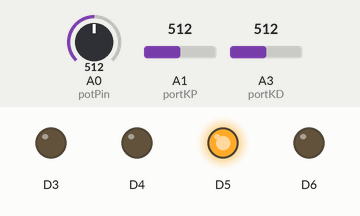
This sketch was run on a simulated Arduino Zero (SAMD21). Parts: output pins drawn as LEDs (lit = HIGH). Inputs (shaded band) come from the test bench; at power-on: A0 (potPin) = 512, A1 (portKP) = 512, A3 (portKD) = 512 (analog values on the 0–1023 scale).

Above: at 1.2 s.
1.3 s: A0 (potPin) set to 687
2.9 s: A0 (potPin) set to 719
At 3.7 s:
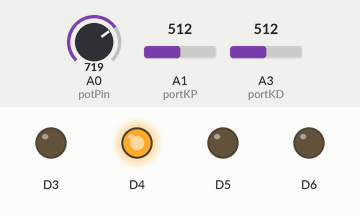
5.7 s: A0 (potPin) set to 516
8.7 s: A0 (potPin) set to 497
At 8.87 s:
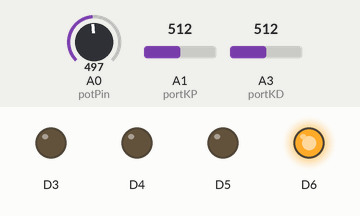
10.5 s: A0 (potPin) set to 15
At 11.6 s:
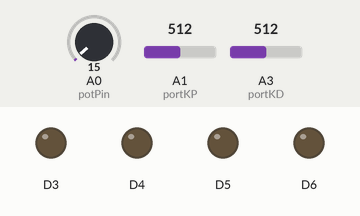
13.4 s: A0 (potPin) set to 241
16.4 s: A0 (potPin) set to 264
Timing chart, 0 to 18.9 s (numbered marks = the images above; inputs shaded):
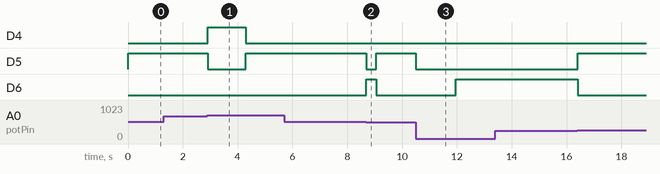

The sketch:

PID_LED_System.ino
```cpp
class VituralMotor{
  private:
    double position = 100;
    double velocity = 0.0;
    double acceleration;
    double const MASS = 1;
    const double DAMPING = 0.1; // FRICTION: amount of resistance
    const double POWER_SCALING = 5.0 ;// motor strength
  public:
    void update(double inputPower, double DELTA_T){
      double force = (inputPower * POWER_SCALING) - (velocity * DAMPING);
      acceleration = force / MASS;
      velocity +=(acceleration * DELTA_T);  // velocity = acceleration time the amount of time

      position += velocity * DELTA_T ; // update the posistion based on the velocity and how much time has passed

    }
    double getPosition(){return position;}
    double getVelocity(){return velocity;}


};
int const potPin = A0;
int const portKP = A1;
int const portKD = A3;
VituralMotor vm;
int KD;
int KP;
double kP;
double kD;
double error = 0;
double currentPos;
double lastError = 0;
double target;
double derviative;
double power;
long currentTime;
long lastTime = 0;
long delta_t = 0;
double dd_t = 0;


void setup() {
  // put your setup code here, to run once:
  analogReadResolution(12);
  Serial.begin(9600);
  for(int i = 3 ; i < 7; i++){
    pinMode(i, OUTPUT);
  }
}

void loop() {
  // put your main code here, to run repeatedly:
  int potVal = analogRead(potPin);
  KP = analogRead(portKP);
  KD = analogRead(portKD);
  kP = ((double)KP / 4095) * 1;
  kD = ((double)KD / 4095) * 0.35;


  target = (double)map(potVal, 0, 4095, 0, 179);
  //Serial.print("target: "+ String(target)+"\n");
  //Serial.print("Error: " + String(error) +"\n");
  //Serial.print("CurrentPos: " + String(currentPos)+ "\n");
  //Serial.print("kP: " + String(kP)+ "\n");
  //Serial.print("kD: " + String(kD)+ "\n");
  currentTime = millis();
  currentPos = vm.getPosition();
  delta_t = currentTime - lastTime;
  dd_t = delta_t / 1000.0;
  lastTime = currentTime;
  if (dd_t > 0.0015){
    error = target - currentPos;
    // clamp delta_t if to big
    if(dd_t > 0.25){
      dd_t = 0.25;
    }
    double rawDerivate = (error - lastError) / dd_t;
    lastError = error;
    derviative = (0.1*rawDerivate) + (0.9 * derviative);
    power = (error * kP) + (derviative * kD);
    if(power > 1.0 ){
      power = 1.0;
    }
    if(power < -1.0){
      power = -1.0;
    }
    if( power < 0.05 && power > 0) {
      power = 0.05;
    }else if( power > -0.05 && power < 0){
      power = -.05;
    }
    vm.update(power, dd_t);
  }
  if( error <=-100){
      // Left redLight
      digitalWrite(7, HIGH);
      digitalWrite(6, LOW);
      digitalWrite(5, LOW);
      digitalWrite(4, LOW);
      digitalWrite(3, LOW);
  }else if ( (error > -100) && (error <=  -25)){
    // left yellow light
    digitalWrite(7, LOW);
      digitalWrite(6, HIGH);
      digitalWrite(5, LOW);
      digitalWrite(4, LOW);
      digitalWrite(3, LOW);
  } else if ((error < 25 )  && (error > -25) ){
    // green light
    digitalWrite(7, LOW);
      digitalWrite(6, LOW);
      digitalWrite(5, HIGH);
      digitalWrite(4, LOW);
      digitalWrite(3, LOW);
  }else if ( (error >= 25) &&(error < 100) ){
    //  right yellow light
    digitalWrite(7, LOW);
      digitalWrite(6, LOW);
      digitalWrite(5, LOW);
      digitalWrite(4, HIGH);
      digitalWrite(3, LOW);
  } else {
  // right Red Light
    digitalWrite(7, LOW);
      digitalWrite(6, LOW);
      digitalWrite(5, LOW);
      digitalWrite(4, LOW);
      digitalWrite(3, HIGH);
  }

}
```

Measured:
- the behaviour switches between 703 and 704 on A0 (potPin) (found by bisection; images 0 and 1)
- the behaviour switches between 498 and 497 on A0 (potPin) (found by bisection; images 1 and 2)
- after the input at 1.3 s, every drawn part: stays the same
- after the input at 2.9 s, D4: LOW → HIGH at once, → LOW 1.4 s later; D5: HIGH → LOW at once, → HIGH 1.4 s later
- after the input at 5.7 s, every drawn part: stays the same
- after the input at 8.7 s, D5: HIGH → LOW at once, → HIGH 0.35 s later; D6: LOW → HIGH at once, → LOW 0.35 s later
- after the input at 10.5 s, D5: HIGH → LOW at once; D6: LOW → HIGH after 1.5 s
- after the input at 13.4 s, every drawn part: stays the same
